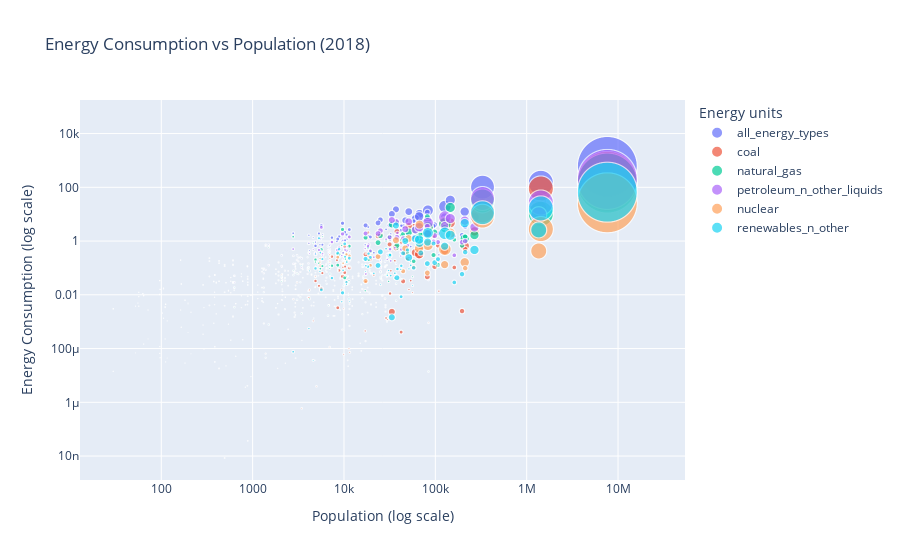

The code cell stored with this chart in its notebook:
### Code cell
import pandas as pd
import plotly.express as px

# Load your dataset
df = pd.read_csv(r"energy_CSV.csv", encoding='ISO-8859-1')

# Check the first few rows and columns of the dataframe to ensure it's loaded correctly
print(df.head())
print(df.columns)

# Assuming your dataset columns are named accordingly:
# Replace these with actual column names from your dataset
country_column = 'Country'
gdp_column = 'GDP'
energy_column = 'Energy_consumption'
continent_column = 'Energy_type'  # Adjust to the actual column name in your dataset
population_column = 'Population'  # Adjust to the actual column name in your dataset
year_to_plot = 2018

# Filter the data for the year 2018
df_2018 = df[df['Year'] == year_to_plot]

# Filter out rows with NaN values in 'Population' and 'Energy_consumption' columns
df_2018 = df_2018.dropna(subset=[population_column, energy_column])

# Create the scatter plot for the year 2018 with logarithmic scales for both axes
fig = px.scatter(df_2018, x=population_column, y=energy_column, 
                 color=continent_column,  # Use the correct column name for continent
                 size=gdp_column,  # Use GDP column for bubble sizes
                 hover_name=country_column,
                 log_x=True,  # Log scale for x-axis (Population)
                 log_y=True,  # Log scale for y-axis (Energy Consumption)
                 size_max=60,  # Adjust bubble size max limit as needed
                 title=f'Energy Consumption vs Population ({year_to_plot})',
                 labels={population_column: 'Population', energy_column: 'Energy ', continent_column: 'Energy Consumption', gdp_column: 'GDP'}
                )

# Customize layout (optional)
fig.update_layout(
    xaxis=dict(title='Population (log scale)'),
    yaxis=dict(title='Energy Consumption (log scale)'),
    legend_title='Energy units'
)

# Show the plot
fig.show()

### Figure 1 — Plotly figure (JSON) as saved in the notebook; plotly's stock layout.template omitted (floating-point values rounded to 4 significant figures; data arrays with more than 128 entries replaced by an {"elided": "..."} marker saying what was removed)
{"data": [{"hovertemplate": "<b>%{hovertext}</b><br><br>Energy Consumption=all_energy_types<br>Population=%{x}<br>Energy =%{y}<br>GDP=%{marker.size}<extra></extra>", "hovertext": {"elided": "204 str values"}, "legendgroup": "all_energy_types", "marker": {"color": "#636efa", "size": {"elided": "204 float values"}, "sizemode": "area", "sizeref": 34.49, "symbol": "circle"}, "mode": "markers", "name": "all_energy_types", "showlegend": true, "type": "scattergl", "x": {"elided": "204 float values"}, "xaxis": "x", "y": {"elided": "204 float values"}, "yaxis": "y"}, {"hovertemplate": "<b>%{hovertext}</b><br><br>Energy Consumption=coal<br>Population=%{x}<br>Energy =%{y}<br>GDP=%{marker.size}<extra></extra>", "hovertext": {"elided": "204 str values"}, "legendgroup": "coal", "marker": {"color": "#EF553B", "size": {"elided": "204 float values"}, "sizemode": "area", "sizeref": 34.49, "symbol": "circle"}, "mode": "markers", "name": "coal", "showlegend": true, "type": "scattergl", "x": {"elided": "204 float values"}, "xaxis": "x", "y": {"elided": "204 float values"}, "yaxis": "y"}, {"hovertemplate": "<b>%{hovertext}</b><br><br>Energy Consumption=natural_gas<br>Population=%{x}<br>Energy =%{y}<br>GDP=%{marker.size}<extra></extra>", "hovertext": {"elided": "204 str values"}, "legendgroup": "natural_gas", "marker": {"color": "#00cc96", "size": {"elided": "204 float values"}, "sizemode": "area", "sizeref": 34.49, "symbol": "circle"}, "mode": "markers", "name": "natural_gas", "showlegend": true, "type": "scattergl", "x": {"elided": "204 float values"}, "xaxis": "x", "y": {"elided": "204 float values"}, "yaxis": "y"}, {"hovertemplate": "<b>%{hovertext}</b><br><br>Energy Consumption=petroleum_n_other_liquids<br>Population=%{x}<br>Energy =%{y}<br>GDP=%{marker.size}<extra></extra>", "hovertext": {"elided": "204 str values"}, "legendgroup": "petroleum_n_other_liquids", "marker": {"color": "#ab63fa", "size": {"elided": "204 float values"}, "sizemode": "area", "sizeref": 34.49, "symbol": "circle"}, "mode": "markers", "name": "petroleum_n_other_liquids", "showlegend": true, "type": "scattergl", "x": {"elided": "204 float values"}, "xaxis": "x", "y": {"elided": "204 float values"}, "yaxis": "y"}, {"hovertemplate": "<b>%{hovertext}</b><br><br>Energy Consumption=nuclear<br>Population=%{x}<br>Energy =%{y}<br>GDP=%{marker.size}<extra></extra>", "hovertext": ["World", "Argentina", "Armenia", "Belgium", "Brazil", "Bulgaria", "Canada", "China", "Czech Republic", "Finland", "France", "Germany", "Hungary", "India", "Iran", "Japan", "Mexico", "Netherlands", "Pakistan", "Romania", "Russia", "Slovakia", "Slovenia", "South Africa", "South Korea", "Spain", "Sweden", "Switzerland", "Taiwan", "Ukraine", "United Kingdom", "United States"], "legendgroup": "nuclear", "marker": {"color": "#FFA15A", "size": [124200.0, 850.7, 33.05, 545.9, 3005.0, 143.5, 1706.0, 21820.0, 398.3, 249.9, 2866.0, 4137.0, 296.5, 8884.0, 1179.0, 5357.0, 2389.0, 917.4, 1028.0, 501.9, 3695.0, 177.3, 74.09, 784.3, 2113.0, 1760.0, 514.2, 583.7, 1196.0, 472.6, 2944.0, 19480.0], "sizemode": "area", "sizeref": 34.49, "symbol": "circle"}, "mode": "markers", "name": "nuclear", "showlegend": true, "type": "scattergl", "x": [7632000.0, 44410.0, 2951.0, 11430.0, 209700.0, 7019.0, 37070.0, 1428392, 10630.0, 5516.0, 67120.0, 82930.0, 9775.0, 1354425, 81780.0, 127200.0, 126400.0, 17240.0, 212235, 19460.0, 145700.0, 5448.0, 2081.0, 57880.0, 51170.0, 46830.0, 10190.0, 8545.0, 23580.0, 42390.0, 66480.0, 328300.0], "xaxis": "x", "y": [26.51, 0.0754, 0.02225, 0.2795, 0.1623, 0.1686, 1.075, 2.787, 0.3196, 0.2234, 4.082, 0.7118, 0.1495, 0.4275, 0.06514, 0.495, 0.1329, 0.03248, 0.09808, 0.1246, 1.976, 0.1649, 0.05509, 0.106, 1.241, 0.5303, 0.6443, 0.2517, 0.265, 0.8756, 0.5337, 8.438], "yaxis": "y"}, {"hovertemplate": "<b>%{hovertext}</b><br><br>Energy Consumption=renewables_n_other<br>Population=%{x}<br>Energy =%{y}<br>GDP=%{marker.size}<extra></extra>", "hovertext": {"elided": "204 str values"}, "legendgroup": "renewables_n_other", "marker": {"color": "#19d3f3", "size": {"elided": "204 float values"}, "sizemode": "area", "sizeref": 34.49, "symbol": "circle"}, "mode": "markers", "name": "renewables_n_other", "showlegend": true, "type": "scattergl", "x": {"elided": "204 float values"}, "xaxis": "x", "y": {"elided": "204 float values"}, "yaxis": "y"}], "layout": {"legend": {"itemsizing": "constant", "title": {"text": "Energy units"}, "tracegroupgap": 0}, "title": {"text": "Energy Consumption vs Population (2018)"}, "xaxis": {"anchor": "y", "domain": [0, 1], "title": {"text": "Population (log scale)"}, "type": "log"}, "yaxis": {"anchor": "x", "domain": [0, 1], "title": {"text": "Energy Consumption (log scale)"}, "type": "log"}}}
